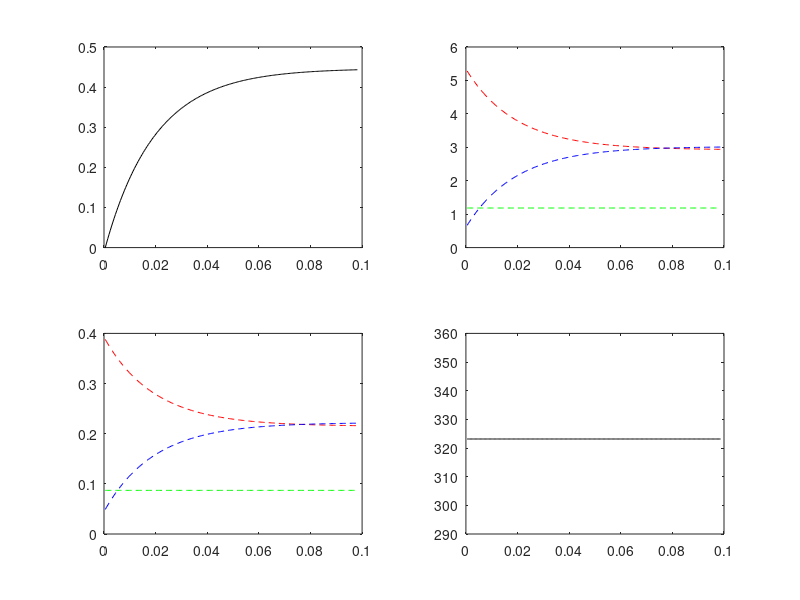

Source code (MATLAB):
%Isomerisation
clear all
close all
clc
 
%Initializing variables
Fw = []; Ff = []; Fs = []; Fg = []; Nw = []; Nf = []; Ns = []; Ng = [];
ww = []; wf = []; ws = []; wg = []; Ftot = []; Ntot = []; xw = []; xf = [];
xs = []; xg = []; Cg = []; Cf = []; r = []; 
%----------------------------------------------------------------------
%Start
 
%Chosen or assumed
delZ = 0.01;  %m3 
Tin = 50 + 273.15; %c  
T = Tin; % 
%----------------------------------------------------------------------
Ltot = 2; 
%----------------------------------------------------------------------
R = 0.125 ; %m radius of reactor
%----------------------------------------------------------------------
A = pi*R^2; %m2
V1 = A*delZ; %m3
ee = 0.4; %void space 
 
densw = 1000; %kg/m3
densf = 1459;
denss = 1290;
densg = 1540;
densenz = 330;
 
menv = densenz*V1; %g assumed mass of enzyme
 
%Heat capacities
Cpg = 336 %j/mol
Cps = 429
Cpw = 4182
Cpf = 412 
 
Hr = 3000 %j/mol
%----------------------------------------------------------------------
%Data from Eduardo Alberto
Vmf = (3.16*10^-4)/60; %mols/(s.g enz)
Vmr = (2.60*10^-4)/60; %mols/(s.g enz)
Kmf = 0.54*10^-3; %(mol/m3)
Kmr = 0.46*10^-3; %(mol/m3)
K = 1.04;
%----------------------------------------------------------------------
%j = 1 is the inlet
Ftot(1) = 13.60741 %mass flow rates kg/s
 
ww(1) = 0.476;
wg(1) = 0.388;
wf(1) = 0.049;
ws(1) = 1-ww(1)-wg(1)-wf(1);
 
Fw(1)= ww(1)*Ftot(1);  %  kg/s
Ff(1)= wf(1)*Ftot(1); 
Fs(1)= ws(1)*Ftot(1);     
Fg(1)= wg(1)*Ftot(1); 
 
mmw = 18.0153*10^3; %kg/kmol
mmf = 180.156*10^3;
mms = 342.296*10^3;
mmg = 180.156*10^3;
 
Nw(1) = Fw(1)/(mmw); %molar flow rates mol/s
Nf(1) = Ff(1)/(mmf);
Ns(1) = Fs(1)/(mms);
Ng(1) = Fg(1)/(mmg);
 
Qtot = (Fg(1)/densg) + (Fw(1)/densw) + (Ff(1)/densf) + (Fs(1)/denss);% m3/s
 
K = Ltot/delZ; 
n = delZ/(Ltot);
Z = 1:K;
ZZ = 1:K+1;
V = Z*delZ*A; % for conversion only
VV = ZZ*delZ*A; % for all else
 
for j = 1:K
    Ntot(j) = Nw(j) + Nf(j) + Ns(j) + Ng(j);
    xg(j) = Ng(j)/Ntot(j);
    xw(j) = Nw(j)/Ntot(j);
    xf(j) = Nf(j)/Ntot(j);
    xs(j) = Ns(j)/Ntot(j);
 
    Fw(j) = Nw(j)*mmw; %molar flow rates kmol/hr
    Ff(j) = Nf(j)*mmf;
    Fs(j) = Ns(j)*mms;
    Fg(j) = Ng(j)*mmg;
    Ftot(j) = Fw(j) + Ff(j) + Fs(j) + Fg(j);
    wg(j) = Fg(j)/Ftot(j);
    ww(j) = Fw(j)/Ftot(j);
    wf(j) = Ff(j)/Ftot(j);
    ws(j) = Fs(j)/Ftot(j);
 
    Cg(j) = Ng(j)/(Qtot); %mol/m3
    Cf(j) = Nf(j)/(Qtot); %mol/m3 
 
%----------------------------------------------------------------------
    r(j) = ((Kmr*Vmf*Cg(j)-Kmf*Vmr*Cf(j))/(Kmr*Kmf+Kmr*Cg(j)+Kmf*Cf(j)));
%----------------------------------------------------------------------
 
    Ng(j+1) = Ng(j)-r(j)*menv*(1-ee);
    Nf(j+1) = Nf(j)+r(j)*menv*(1-ee);
 
    X(j) = (Ng(1)-Ng(j))/Ng(1); 
 
    %Nf(j+1) = Ng(j)*((Nf(1)/Ng(1))+X(j));
 
    Ns(j+1) = Ns(j);        
    Nw(j+1) = Nw(j);   
 
    Cpmix(j) = Cpg*xg(j)+Cpf*xf(j)+Cpw*xw(j)+Cps*xs(j);
    T(j+1) = T(j) + Hr*(Ns(j+1)-Ns(j))/(Cpmix(j)*Ntot(j));
end
 
%j+1 = exit 
%To get the outlet values not just last segment values
Ntot(j+1) = Nw(j+1) + Nf(j+1) + Ns(j+1) + Ng(j+1);
 
xg(j+1) = Ng(j+1)/Ntot(j+1);
xw(j+1) = Nw(j+1)/Ntot(j+1);
xf(j+1) = Nf(j+1)/Ntot(j+1);
xs(j+1) = Ns(j+1)/Ntot(j+1);
 
Cg(j+1) = Ng(j+1)/(Qtot); %mol/m3
Cf(j+1) = Nf(j+1)/(Qtot); %mol/m3
 
Vtot = Ltot*A;
Tau= Qtot/(Vtot);
 
Fw(j+1) = Nw(j+1)*mmw; %molar flow rates kmol/hr
Ff(j+1) = Nf(j+1)*mmf;
Fs(j+1) = Ns(j+1)*mms;
Fg(j+1) = Ng(j+1)*mmg;
 
Ftot(j+1) = Fw(j+1) + Ff(j+1) + Fs(j+1) + Fg(j+1);
 
wg(j+1) = Fg(j+1)/Ftot(j+1);
ww(j+1) = Fw(j+1)/Ftot(j+1);
wf(j+1) = Ff(j+1)/Ftot(j+1);
ws(j+1) = Fs(j+1)/Ftot(j+1);
 
 
%Conversion vs Z
subplot(2,2,1)
title('Conversion')
plot(V,X,'k')
 
%Molar flow rate of glucose fructose and sucrose vs Z
subplot(2,2,2)
plot(VV,Fg,'--r',VV,Ff,'--b',VV,Fs,'--g')
 
%Mass flow rate of glucose fructose and sucrose vs Z
subplot(2,2,3)
plot(VV,wg,'--r',VV,wf,'--b',VV,ws,'--g')
 
%Mol fraction rate of glucose fructose and sucrose vs Z
subplot(2,2,4)
plot(VV,T,'k')
